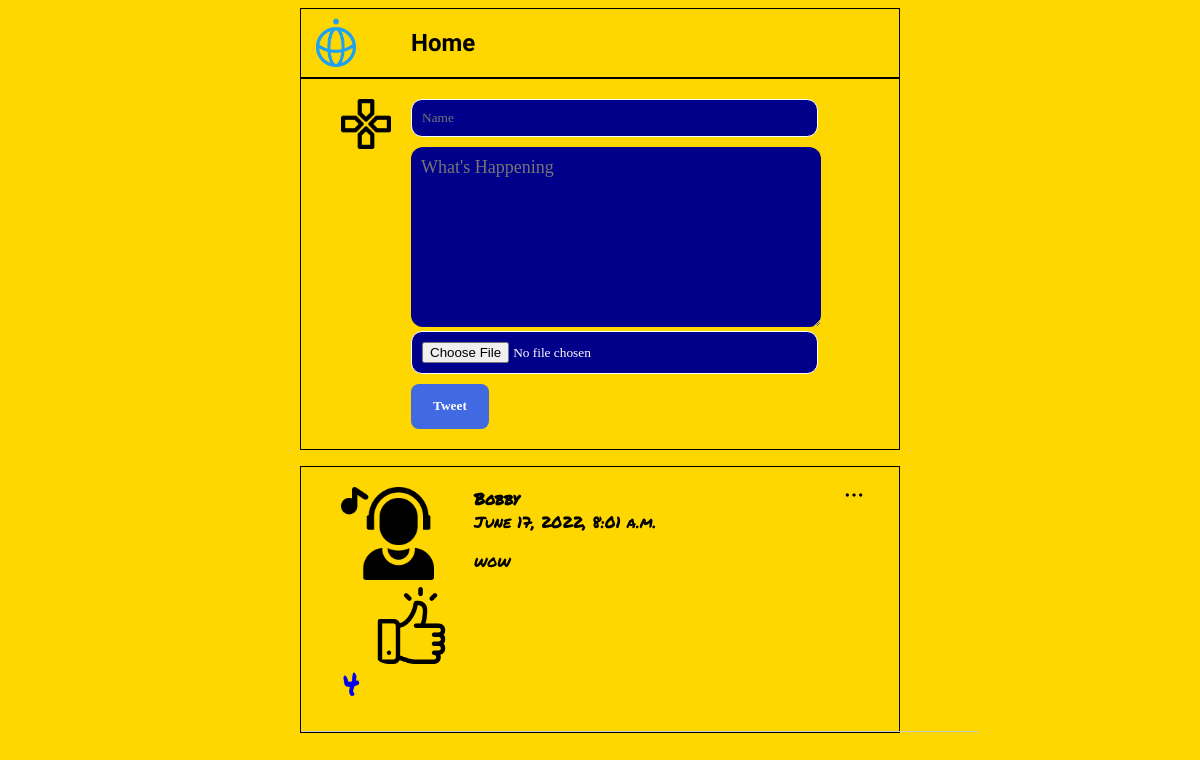
Before: / with the older database file.
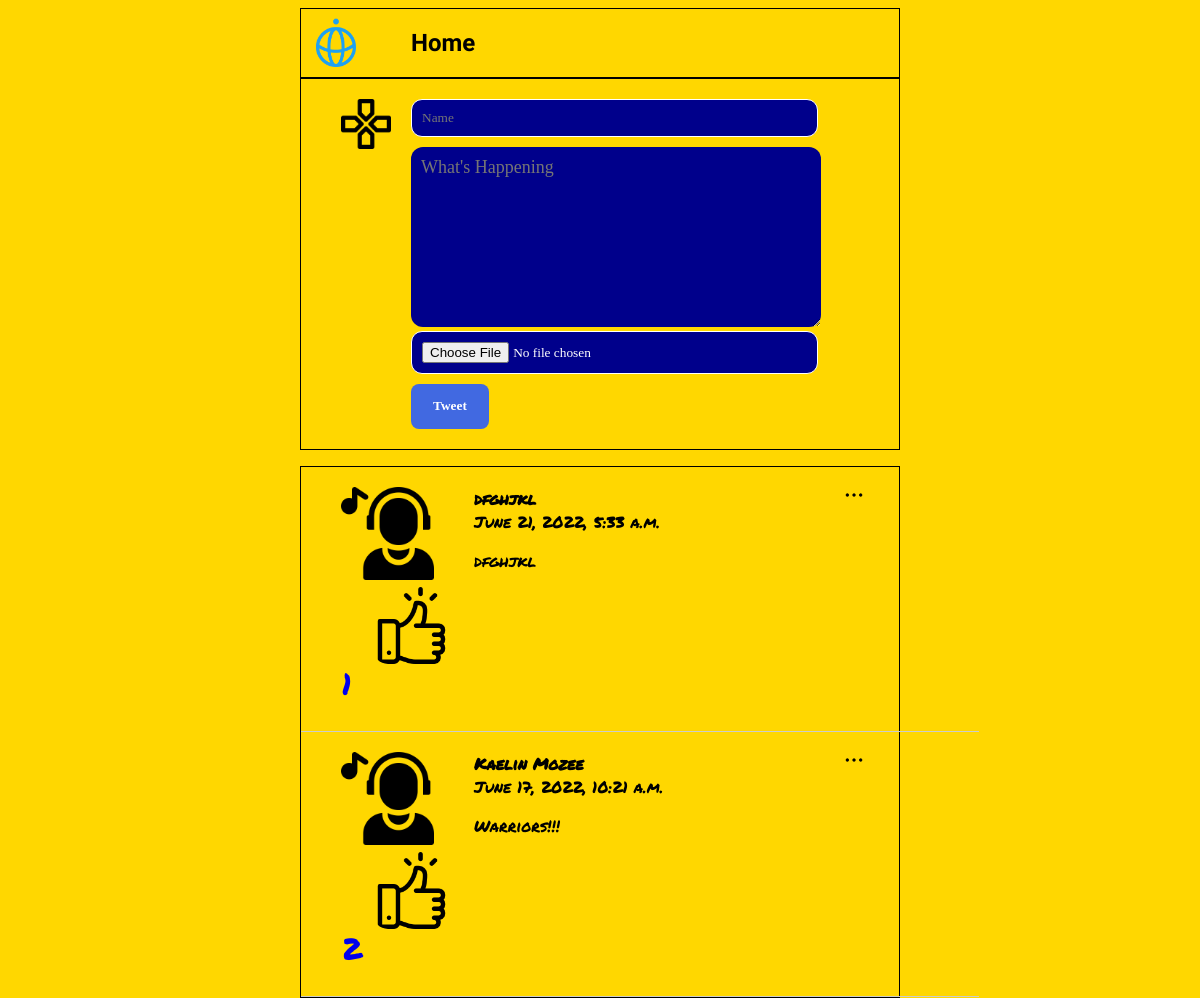
After: the same page with the newer database file.
### posts/models.py (models this page shows)
class Post(models.Model):
    class Meta(object):
        db_table = 'post'
    name = models.CharField(
        'name', blank=False, null=False, max_length=14, db_index=True, default='Anonymous'
    )
    body = models.CharField(
        'body', blank=True, null=True, max_length=140, db_index=True
    )
    created_at = models.DateTimeField(
        'created datetime', blank=True, auto_now_add=True
    )
    image= CloudinaryField(
        'image', blank=True, null = True, db_index=True
    )
    like = models.IntegerField(
        'likes', blank=True, null = True, db_index=True, default=0
    )

### posts/views.py (the view, shortened to what this page needs)
# urls.py: path('', views.index, name='index'),
def index(request):
    posts = Post.objects.all()[:1400]
    return render(request, 'posts.html',
                  {'posts': posts})

### templates/posts.html (shortened to what this page needs)
{% extends "base.html" %} {% block content %} {% load static %}
<section class="content">
  <div class="main-header">
    <img src="/static/img/logo-twitterblue.svg" class="logo">
    <h1>Home</h1>
</div>
  <section class="post_form">
    <div class="container">
          <form class="form" action="/" method="POST" enctype="multipart/form-data">
            <img src="static/img/gamepad.png" />
            <div class="form-input">
            <input type="text" name="name" placeholder="Name" required>
            <textarea name="body" placeholder="What's Happening" required></textarea>
            <input type="file" name="image">
            <div class="bottom-area">
              <button class="btn" type="submit">Tweet</button>
          </div>
        </div>
          </form>
  </section>
  <section class="posts">
    {% if tweets.count == 0 %}
    <p class="p-3">There is no tweet now.</p>
    {% else %}
    <ul>
      {% for post in posts reversed %}
      <li>
        <img class="menu_icon js-menu-icon" src="static/img/option.png" />
        <div class="logo">
            <img src="static/img/dj.png" />
        </div>
        <div class="name_body">
          <div class="name">{{ post.name }}</div>
          <div class="datetime">{{ post.created_at }}</div>
          <p>{{ post.body }}</p>
          <a href="/like/{{ post.id}}/"><img class="like-img" src="{% static 'img/like.png' %}" alt="">
            {% if post.like != 0 %}
            <span>{{post.like}}</span>
            {% endif %}
          </a>
        </div>
      </li>
       {% endfor %}
     </ul>
     {% endif %}
  </section>
</section>
{% endblock %}

### templates/base.html (shortened to what this page needs)
<!DOCTYPE html>
<html lang="en">
<head>
    {% load static %}
    <link href="{% static 'css/style.css' %}" rel="stylesheet" />
</head>
<body>
    {% block content %} {{ content }} {% endblock %}
</body>
</html>

### static/css/style.css (style rules this page uses)
html, body { height: 100%; background-color: gold; }
.content { max-width: 600px; height: 100%; margin: 0 auto; }
.post_form { padding: 20px 40px; border: 1px solid black; }
.post_form input { width: 86%; margin-bottom: 10px; padding: 10px; border: 1px solid white; background-color: rgb(255, 255, 255); font: bold; font-family: cursive; border-radius: 11px; background-color: darkblue; color: white; }
.post_form textarea { font-size: 18px; border: none; outline: none; font-family: fantasy; border-radius: 12px; height: 20vh; width: 87%; padding: 10px; background-color: darkblue; color: white; }
.main-header { display: flex; align-items: center; border: 1px solid black; }
.main-header h1 { font-family: 'Fascinate Inline', cursive }
.post_form button { background-color: royalblue; border: none; color: white; font-weight: 900; border-radius: 8px; width: 78px; height: 45px; font-family: cursive; }
.post_form img { height: 50px; }
img.logo { width:70px; height: 50px; }
.posts ul { padding: 0; border: 1px solid black; }
.posts li { position: relative; display: flex; border-bottom: 1px solid #ccc; padding: 20px 40px; list-style: none; width:100% !important; }
.posts li .menu_icon { width: 20px; position: absolute; right: 115px; top: 18px; color: blue; }
.name_body a img.like-img { width: 77px; position: absolute; bottom: 42px; left: 31px; }
form.form { display: flex; }
.form-input { margin-left: 20px; }
.name_body a { position: absolute; bottom: 25px; left: 41px; text-decoration: none; font-size: 30px; }
.posts li .logo img { width: 100%; }
.posts li .name_body { font-family: 'Permanent Marker', cursive; width: 100%; margin-bottom: 100px; }
.posts li .name_body .name { font-weight: bold; font-family: 'Permanent Marker', cursive; }
.logo { width: 20%; margin-right: 40px; }
.name_body img { width: 74%; border-radius: 15px; }
.posts li .name_body .datetime { color: rgb(0, 0, 0); }

Changed rows visible on the page:
removed Post: name "Bobby", created_at "June 17, 2022, 8:01 a.m.", body "wow", like "4"
added Post: name "dfghjkl", created_at "June 21, 2022, 5:33 a.m.", body "dfghjkl", like "1"
added Post: name "Kaelin Mozee", created_at "June 17, 2022, 10:21 a.m.", body "Warriors!!!", like "2"
